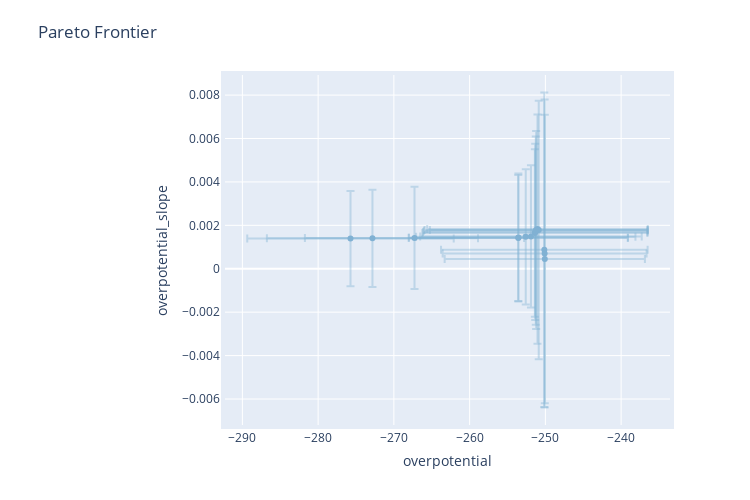

The notebook cell this image was saved under:
### Code cell
objectives = ax_client.experiment.optimization_config.objective.objectives
frontier = compute_posterior_pareto_frontier(
    experiment=ax_client.experiment,
    data=ax_client.experiment.fetch_data(),
    primary_objective=objectives[1].metric,
    secondary_objective=objectives[0].metric,
    absolute_metrics=["overpotential", "overpotential_slope"],
    num_points=16
)
render(plot_pareto_frontier(frontier, CI_level=0.90))

### Figure 1 — Plotly figure (JSON) as saved in the notebook; plotly's stock layout.template omitted (floating-point values rounded to 4 significant figures)
{"data": [{"error_x": {"array": [13.63, 14.46, 14.47, 14.86, 14.46, 13.93, 14.48, 14.82, 14.77, 14.56, 14.37, 13.63, 14.72, 14.62, 13.46, 13.22], "color": "rgba(128,177,211,0.4)", "thickness": 2, "type": "data"}, "error_y": {"array": [0.002193, 0.002904, 0.002358, 0.003861, 0.002948, 0.002242, 0.00311, 0.004057, 0.004334, 0.00528, 0.005954, 0.007247, 0.00456, 0.003275, 0.007094, 0.006645], "color": "rgba(128,177,211,0.4)", "thickness": 2, "type": "data"}, "hoverinfo": "text", "legendgroup": "mean", "marker": {"color": "rgba(128,177,211,1)"}, "mode": "markers", "name": "mean", "text": ["<b>Parameterization 0</b><br>overpotential: -275.726 [-289.354, -262.098]<br>overpotential_slope: 0.001 [-0.001, 0.004]<br><br><em>Parameterization:</em><br>tungstate_concentration: 0.10208421511350121<br>current_density: 34<br>deposition_time: 596<br>pH: 8", "<b>Parameterization 1</b><br>overpotential: -253.574 [-268.032, -239.116]<br>overpotential_slope: 0.001 [-0.001, 0.004]<br><br><em>Parameterization:</em><br>tungstate_concentration: 0.1027347526344923<br>current_density: 44<br>deposition_time: 597<br>pH: 8", "<b>Parameterization 2</b><br>overpotential: -267.278 [-281.743, -252.812]<br>overpotential_slope: 0.001 [-0.001, 0.004]<br><br><em>Parameterization:</em><br>tungstate_concentration: 0.10219936107147852<br>current_density: 37<br>deposition_time: 596<br>pH: 8", "<b>Parameterization 3</b><br>overpotential: -251.389 [-266.245, -236.532]<br>overpotential_slope: 0.002 [-0.002, 0.006]<br><br><em>Parameterization:</em><br>tungstate_concentration: 0.10505967207968889<br>current_density: 47<br>deposition_time: 600<br>pH: 8", "<b>Parameterization 4</b><br>overpotential: -253.564 [-268.023, -239.105]<br>overpotential_slope: 0.001 [-0.002, 0.004]<br><br><em>Parameterization:</em><br>tungstate_concentration: 0.10287511387836451<br>current_density: 44<br>deposition_time: 597<br>pH: 8", "<b>Parameterization 5</b><br>overpotential: -272.828 [-286.762, -258.894]<br>overpotential_slope: 0.001 [-0.001, 0.004]<br><br><em>Parameterization:</em><br>tungstate_concentration: 0.10211148415785541<br>current_density: 35<br>deposition_time: 596<br>pH: 8", "<b>Parameterization 6</b><br>overpotential: -252.59 [-267.067, -238.112]<br>overpotential_slope: 0.001 [-0.002, 0.005]<br><br><em>Parameterization:</em><br>tungstate_concentration: 0.10320412185114344<br>current_density: 45<br>deposition_time: 598<br>pH: 8", "<b>Parameterization 7</b><br>overpotential: -251.339 [-266.159, -236.519]<br>overpotential_slope: 0.002 [-0.002, 0.006]<br><br><em>Parameterization:</em><br>tungstate_concentration: 0.105598406113242<br>current_density: 47<br>deposition_time: 600<br>pH: 8", "<b>Parameterization 8</b><br>overpotential: -251.27 [-266.036, -236.504]<br>overpotential_slope: 0.002 [-0.003, 0.006]<br><br><em>Parameterization:</em><br>tungstate_concentration: 0.1063576191149179<br>current_density: 47<br>deposition_time: 600<br>pH: 8", "<b>Parameterization 9</b><br>overpotential: -251.042 [-265.600, -236.485]<br>overpotential_slope: 0.002 [-0.003, 0.007]<br><br><em>Parameterization:</em><br>tungstate_concentration: 0.10903850197789977<br>current_density: 47<br>deposition_time: 600<br>pH: 8", "<b>Parameterization 10</b><br>overpotential: -250.876 [-265.242, -236.510]<br>overpotential_slope: 0.002 [-0.004, 0.008]<br><br><em>Parameterization:</em><br>tungstate_concentration: 0.11122169636775758<br>current_density: 47<br>deposition_time: 600<br>pH: 8", "<b>Parameterization 11</b><br>overpotential: -250.139 [-263.774, -236.504]<br>overpotential_slope: 0.001 [-0.006, 0.008]<br><br><em>Parameterization:</em><br>tungstate_concentration: 0.12208547732611208<br>current_density: 48<br>deposition_time: 600<br>pH: 8", "<b>Parameterization 12</b><br>overpotential: -251.215 [-265.936, -236.495]<br>overpotential_slope: 0.002 [-0.003, 0.006]<br><br><em>Parameterization:</em><br>tungstate_concentration: 0.10697888117409107<br>current_density: 47<br>deposition_time: 600<br>pH: 8", "<b>Parameterization 13</b><br>overpotential: -251.903 [-266.525, -237.281]<br>overpotential_slope: 0.001 [-0.002, 0.005]<br><br><em>Parameterization:</em><br>tungstate_concentration: 0.10352976136277864<br>current_density: 46<br>deposition_time: 599<br>pH: 8", "<b>Parameterization 14</b><br>overpotential: -250.099 [-263.558, -236.641]<br>overpotential_slope: 0.001 [-0.006, 0.008]<br><br><em>Parameterization:</em><br>tungstate_concentration: 0.12386094245171994<br>current_density: 48<br>deposition_time: 600<br>pH: 8", "<b>Parameterization 15</b><br>overpotential: -250.077 [-263.293, -236.861]<br>overpotential_slope: 0.0 [-0.006, 0.007]<br><br><em>Parameterization:</em><br>tungstate_concentration: 0.1266454259462678<br>current_density: 48<br>deposition_time: 600<br>pH: 8"], "type": "scatter", "x": [-275.7, -253.6, -267.3, -251.4, -253.6, -272.8, -252.6, -251.3, -251.3, -251.0, -250.9, -250.1, -251.2, -251.9, -250.1, -250.1], "y": [0.001391, 0.001418, 0.00142, 0.001649, 0.001442, 0.001402, 0.001469, 0.001698, 0.001753, 0.00183, 0.001782, 0.0008732, 0.001787, 0.001489, 0.0007021, 0.0004482]}], "layout": {"height": 500, "hovermode": "closest", "legend": {"orientation": "h"}, "margin": {"b": 75, "l": 225, "pad": 4, "t": 75}, "title": {"text": "Pareto Frontier"}, "width": 750, "xaxis": {"ticksuffix": "", "title": {"text": "overpotential"}, "zeroline": true}, "yaxis": {"ticksuffix": "", "title": {"text": "overpotential_slope"}, "zeroline": true}}}
